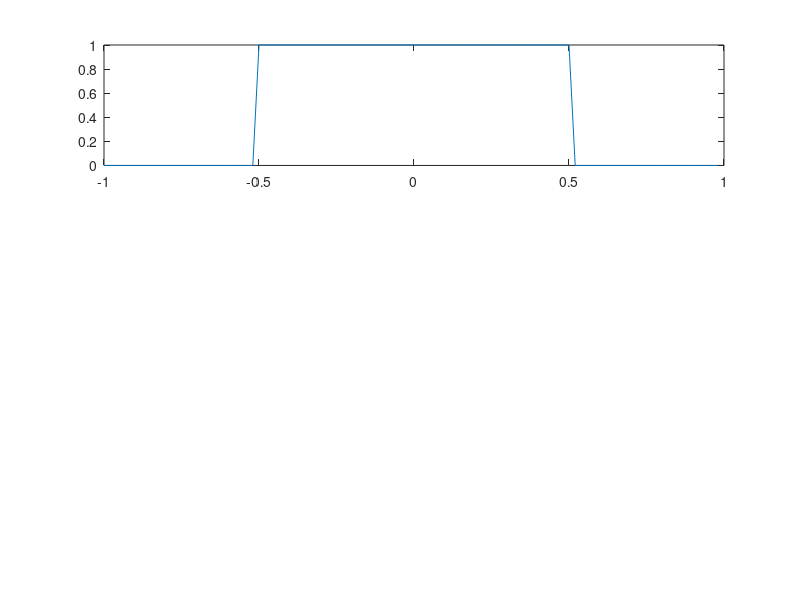

MATLAB code to generate this figure: (Note: this script raises an error after producing the figure.)
fs = 50;    ts = 1/fs;
tstart = -1; tend = 1;
t = tstart:ts:tend-ts;
x2 = abs(t)<=0.5;

S = fftshift(fft(x2));
N = length(x2);
F = -fs/2:fs/N:fs/2-fs/N;

subplot(3,1,1)
plot(t,x2) % Signal in Time Domain
title \Pi(t)
xlabel t; ylabel x

S = S .* (abs(S)>.01*max(abs(S)));
absS = abs(S)/max(abs(S));
subplot(3,1,2)
stem(F, absS) % Amp
title("FFT Amplitude")
xlabel f; ylabel amp

subplot(3,1,3)
stem(F,angle(S)/pi) % Phase
title("FFT Phase")
xlabel f; ylabel phase